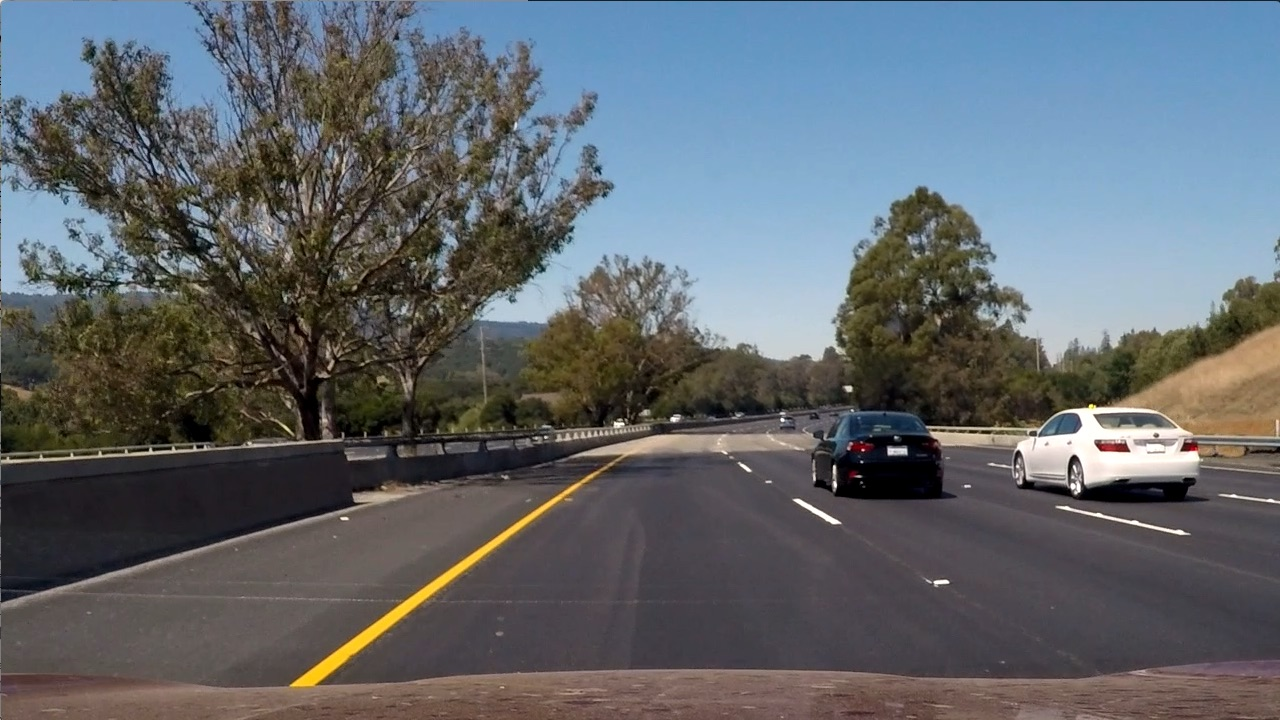
#> input picture miscellaneous/sobel_gradient/yellowlane.jpg, 1280 x 720 px
$ python color_space.py
#> lines starting #> are read from the running program, lines starting #| are printed output that depends on the picture
import numpy as np
import cv2
import matplotlib.pyplot as plt
import matplotlib.image as mpimg

# Read in an image and grayscale it
image = mpimg.imread('yellowlane.jpg')
#> image is the input picture: shape (720, 1280, 3); mean R, G, B 97, 102.6, 107.9
thresh=(180,255)
gray=cv2.cvtColor(image,cv2.COLOR_RGB2GRAY)
binary=np.zeros_like(gray)  # 720x1280 x1 channel
binary[(gray>=thresh[0]) & (gray<=thresh[1])]=1

# RGB color space
R,G,B=image[:,:,0],image[:,:,1],image[:,:,2] # B-chanel not good for yellow lane
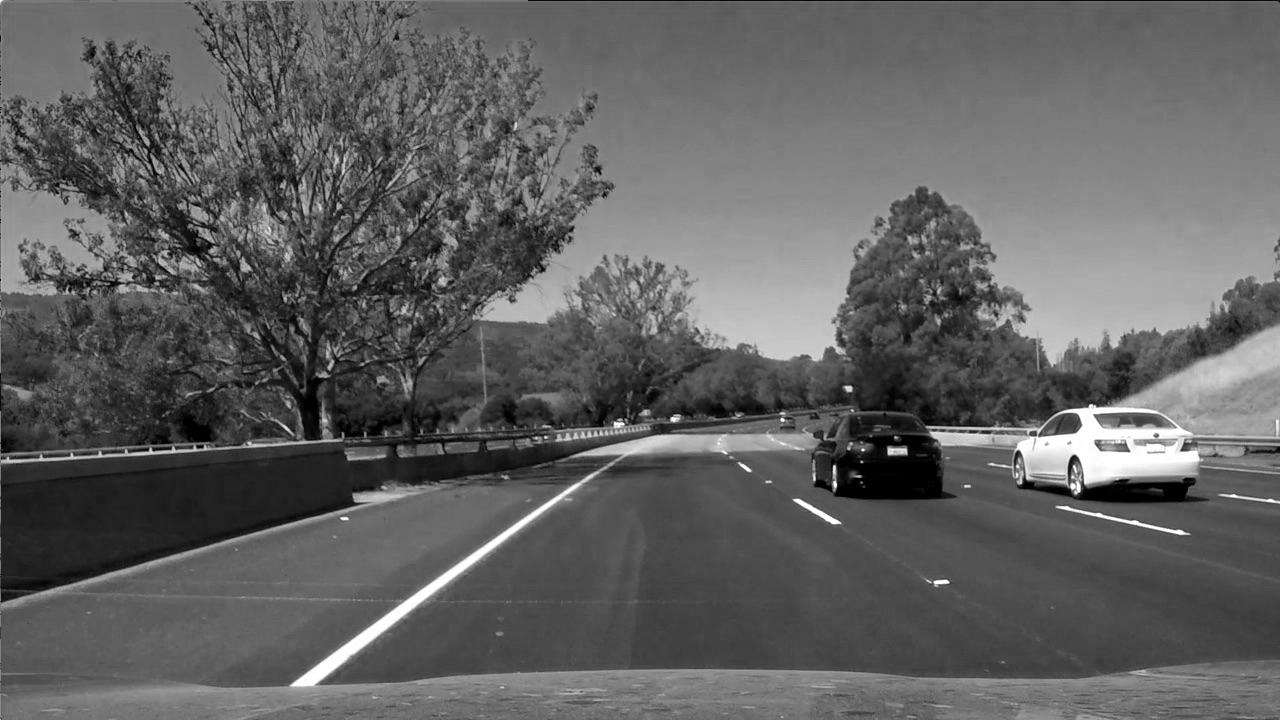
#> R: shape (720, 1280); min 0, max 255, mean 97
thresh_R=(200,255)
r_binary=np.zeros_like(R)
r_binary[(R>thresh_R[0]) & (R<thresh_R[1])]=1

# HSV color space
hsv=cv2.cvtColor(image,cv2.COLOR_RGB2HSV)
#> hsv: shape (720, 1280, 3); mean H, S, V 76.7, 68.6, 118.7
H,S,V=hsv[:,:,0],hsv[:,:,1],hsv[:,:,2] # B-chanel not good for yellow lane
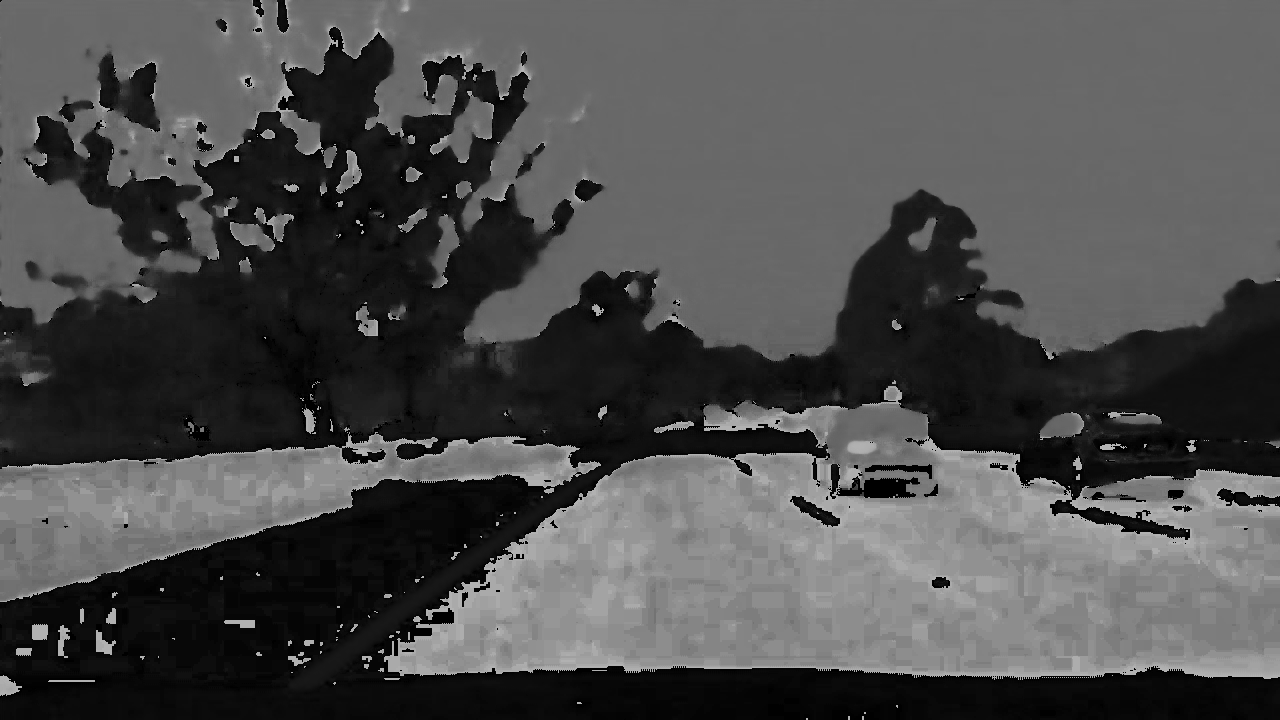
#> H: shape (720, 1280); min 0, max 179, mean 76.7
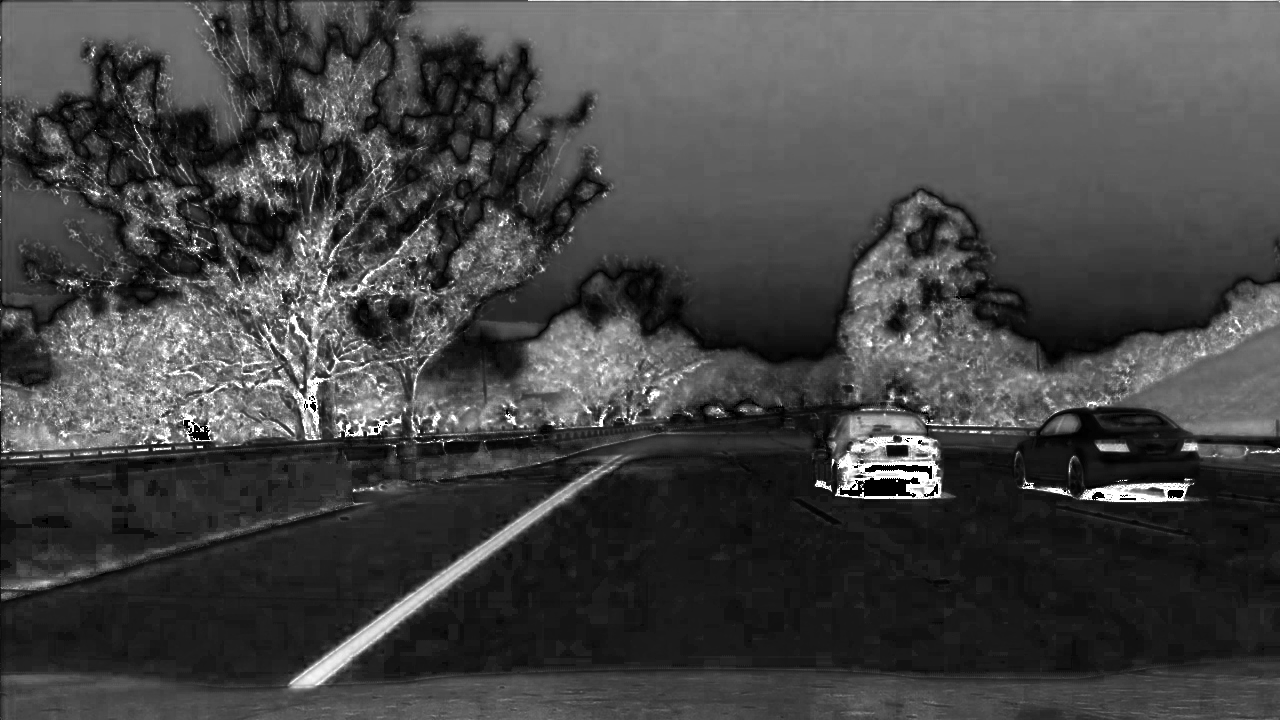
#> S: shape (720, 1280); min 0, max 255, mean 68.6
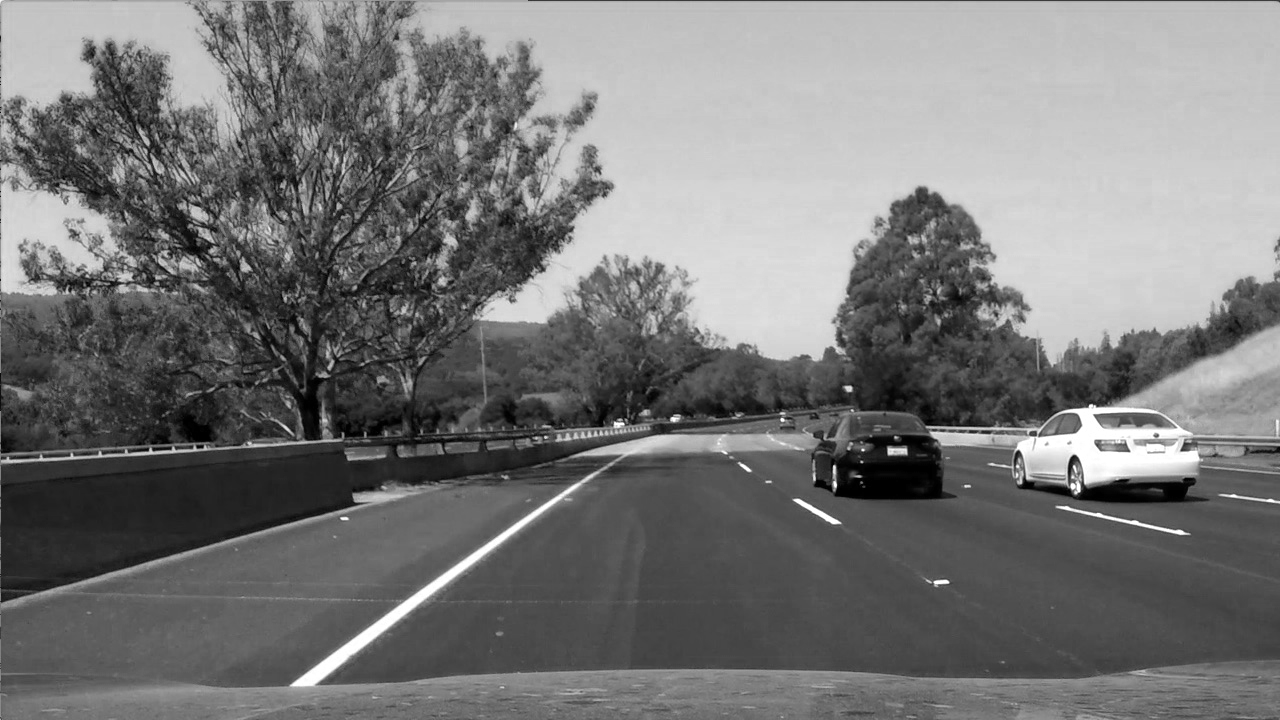
#> V: shape (720, 1280); min 0, max 255, mean 118.7
thresh_S=(90,255)
S_binary=np.zeros_like(S)
S_binary[(S>thresh_S[0]) & (S<thresh_S[1])]=1

plt.imshow(S_binary)
plt.show()
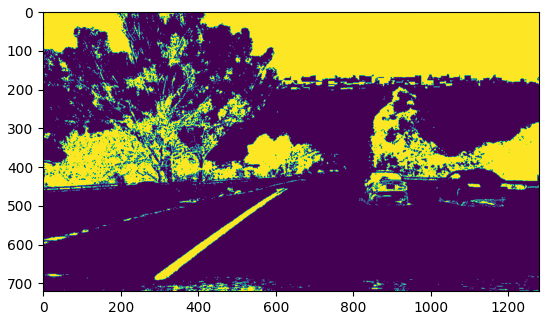
#> figure drawn by matplotlib, 1 panel

$ run again, with miscellaneous/sobel_gradient/bridge_shadow.jpg copied over miscellaneous/sobel_gradient/yellowlane.jpg
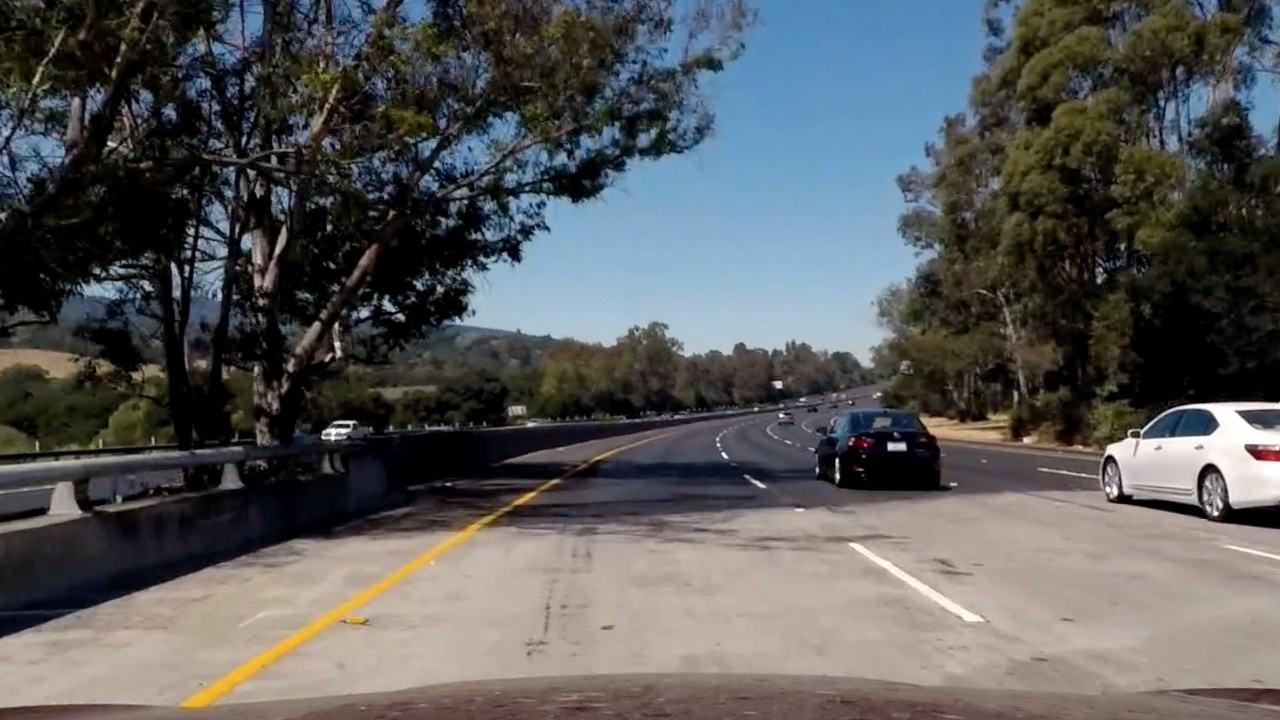
#> input picture miscellaneous/sobel_gradient/bridge_shadow.jpg, 1280 x 720 px
#> image is the input picture: shape (720, 1280, 3); mean R, G, B 89.7, 90.6, 90.8
#> hsv: shape (720, 1280, 3); mean H, S, V 55.4, 80.8, 102.9
#> `H,S,V=hsv[:,:,0],hsv[:,:,1],hsv[:,:,2]`:
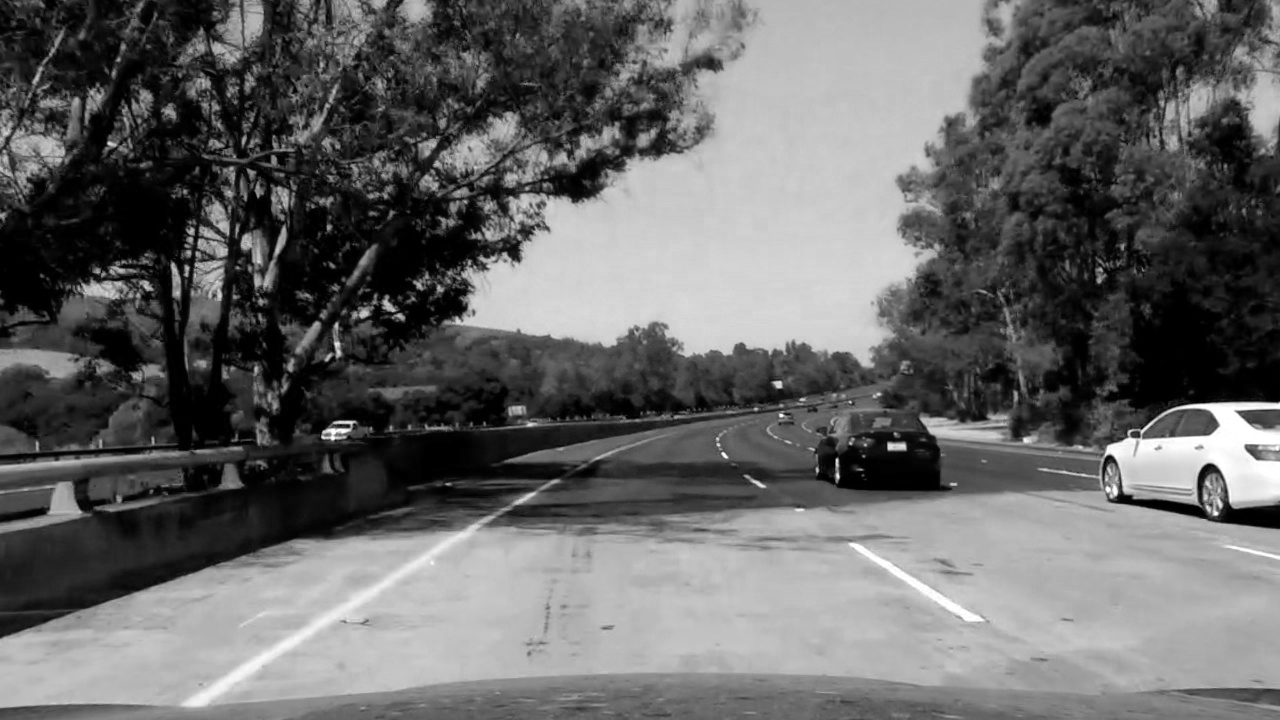
#> V: shape (720, 1280); min 0, max 255, mean 102.9
#> `plt.show()`:
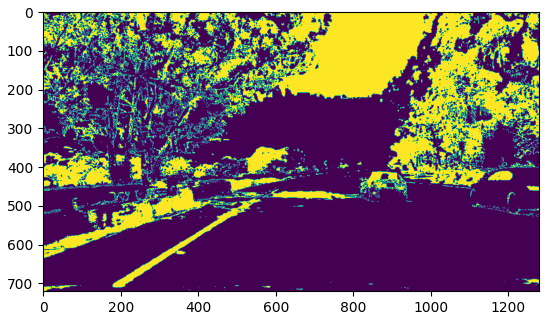
#> figure drawn by matplotlib, 1 panel
